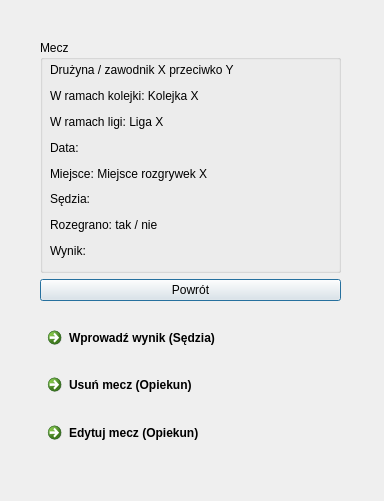
<?xml version="1.0" encoding="UTF-8"?>
<ui version="4.0">
 <class>profil_meczu</class>
 <widget class="QDialog" name="profil_meczu">
  <property name="geometry">
   <rect>
    <x>0</x>
    <y>0</y>
    <width>384</width>
    <height>501</height>
   </rect>
  </property>
  <property name="windowTitle">
   <string>Dialog</string>
  </property>
  <widget class="QWidget" name="">
   <property name="geometry">
    <rect>
     <x>40</x>
     <y>40</y>
     <width>301</width>
     <height>261</height>
    </rect>
   </property>
   <layout class="QVBoxLayout" name="verticalLayout_2">
    <item>
     <widget class="QGroupBox" name="groupBox">
      <property name="title">
       <string>Mecz</string>
      </property>
      <widget class="QWidget" name="layoutWidget_3">
       <property name="geometry">
        <rect>
         <x>10</x>
         <y>20</y>
         <width>281</width>
         <height>201</height>
        </rect>
       </property>
       <layout class="QVBoxLayout" name="verticalLayout">
        <item>
         <widget class="QLabel" name="label_2">
          <property name="text">
           <string>Drużyna / zawodnik X przeciwko Y</string>
          </property>
         </widget>
        </item>
        <item>
         <widget class="QLabel" name="label">
          <property name="text">
           <string>W ramach kolejki: Kolejka X</string>
          </property>
         </widget>
        </item>
        <item>
         <widget class="QLabel" name="label_3">
          <property name="text">
           <string>W ramach ligi: Liga X</string>
          </property>
         </widget>
        </item>
        <item>
         <widget class="QLabel" name="label_12">
          <property name="text">
           <string>Data:</string>
          </property>
         </widget>
        </item>
        <item>
         <widget class="QLabel" name="label_6">
          <property name="text">
           <string>Miejsce: Miejsce rozgrywek X</string>
          </property>
         </widget>
        </item>
        <item>
         <widget class="QLabel" name="label_7">
          <property name="text">
           <string>Sędzia: </string>
          </property>
         </widget>
        </item>
        <item>
         <widget class="QLabel" name="label_4">
          <property name="text">
           <string>Rozegrano: tak / nie</string>
          </property>
         </widget>
        </item>
        <item>
         <widget class="QLabel" name="label_5">
          <property name="text">
           <string>Wynik:</string>
          </property>
         </widget>
        </item>
       </layout>
      </widget>
     </widget>
    </item>
    <item>
     <widget class="QPushButton" name="pushButton">
      <property name="text">
       <string>Powrót</string>
      </property>
     </widget>
    </item>
   </layout>
  </widget>
  <widget class="QWidget" name="">
   <property name="geometry">
    <rect>
     <x>40</x>
     <y>320</y>
     <width>301</width>
     <height>136</height>
    </rect>
   </property>
   <layout class="QVBoxLayout" name="verticalLayout_3">
    <item>
     <widget class="QCommandLinkButton" name="commandLinkButton_3">
      <property name="text">
       <string>Wprowadź wynik (Sędzia)</string>
      </property>
     </widget>
    </item>
    <item>
     <widget class="QCommandLinkButton" name="commandLinkButton_4">
      <property name="text">
       <string>Usuń mecz (Opiekun)</string>
      </property>
     </widget>
    </item>
    <item>
     <widget class="QCommandLinkButton" name="commandLinkButton_9">
      <property name="text">
       <string>Edytuj mecz (Opiekun)</string>
      </property>
     </widget>
    </item>
   </layout>
  </widget>
 </widget>
 <resources/>
 <connections/>
</ui>
